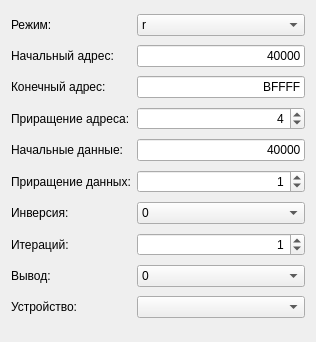
<?xml version="1.0" encoding="UTF-8"?>
<ui version="4.0">
 <class>Dialog</class>
 <widget class="QDialog" name="Dialog">
  <property name="geometry">
   <rect>
    <x>0</x>
    <y>0</y>
    <width>316</width>
    <height>342</height>
   </rect>
  </property>
  <property name="windowTitle">
   <string>Настройки</string>
  </property>
  <property name="TypeTest" stdset="0">
   <string>Тест памяти</string>
  </property>
  <property name="enabledTest" stdset="0">
   <bool>true</bool>
  </property>
  <layout class="QGridLayout" name="gridLayout_2">
   <item row="1" column="0">
    <widget class="QLabel" name="label_2">
     <property name="text">
      <string>Начальный адрес:</string>
     </property>
    </widget>
   </item>
   <item row="0" column="0">
    <widget class="QLabel" name="label">
     <property name="text">
      <string>Режим:</string>
     </property>
    </widget>
   </item>
   <item row="4" column="0">
    <widget class="QLabel" name="label_5">
     <property name="text">
      <string>Начальные данные:</string>
     </property>
    </widget>
   </item>
   <item row="2" column="0">
    <widget class="QLabel" name="label_3">
     <property name="text">
      <string>Конечный адрес:</string>
     </property>
    </widget>
   </item>
   <item row="3" column="0">
    <widget class="QLabel" name="label_4">
     <property name="text">
      <string>Приращение адреса:</string>
     </property>
    </widget>
   </item>
   <item row="5" column="0">
    <widget class="QLabel" name="label_6">
     <property name="text">
      <string>Приращение данных:</string>
     </property>
    </widget>
   </item>
   <item row="8" column="0">
    <widget class="QLabel" name="label_9">
     <property name="text">
      <string>Вывод:</string>
     </property>
    </widget>
   </item>
   <item row="7" column="0">
    <widget class="QLabel" name="label_8">
     <property name="text">
      <string>Итераций:</string>
     </property>
    </widget>
   </item>
   <item row="6" column="0">
    <widget class="QLabel" name="label_7">
     <property name="text">
      <string>Инверсия:</string>
     </property>
    </widget>
   </item>
   <item row="9" column="0">
    <widget class="QLabel" name="label_10">
     <property name="text">
      <string>Устройство:</string>
     </property>
    </widget>
   </item>
   <item row="0" column="1">
    <widget class="QComboBox" name="mode">
     <property name="layoutDirection">
      <enum>Qt::LeftToRight</enum>
     </property>
     <property name="currentText">
      <string>w</string>
     </property>
     <item>
      <property name="text">
       <string>r</string>
      </property>
     </item>
     <item>
      <property name="text">
       <string>w</string>
      </property>
     </item>
     <item>
      <property name="text">
       <string>wr</string>
      </property>
     </item>
    </widget>
   </item>
   <item row="1" column="1">
    <widget class="QLineEdit" name="startAddress">
     <property name="inputMask">
      <string>HHHHH;_</string>
     </property>
     <property name="text">
      <string>40000</string>
     </property>
     <property name="alignment">
      <set>Qt::AlignRight|Qt::AlignTrailing|Qt::AlignVCenter</set>
     </property>
    </widget>
   </item>
   <item row="2" column="1">
    <widget class="QLineEdit" name="endAddress">
     <property name="inputMask">
      <string>HHHHH;_</string>
     </property>
     <property name="text">
      <string>BFFFF</string>
     </property>
     <property name="alignment">
      <set>Qt::AlignRight|Qt::AlignTrailing|Qt::AlignVCenter</set>
     </property>
    </widget>
   </item>
   <item row="3" column="1">
    <widget class="QSpinBox" name="incAddress">
     <property name="alignment">
      <set>Qt::AlignRight|Qt::AlignTrailing|Qt::AlignVCenter</set>
     </property>
     <property name="maximum">
      <number>10000</number>
     </property>
     <property name="value">
      <number>4</number>
     </property>
    </widget>
   </item>
   <item row="4" column="1">
    <widget class="QLineEdit" name="startData">
     <property name="inputMask">
      <string>HHHHH;_</string>
     </property>
     <property name="text">
      <string>40000</string>
     </property>
     <property name="alignment">
      <set>Qt::AlignRight|Qt::AlignTrailing|Qt::AlignVCenter</set>
     </property>
    </widget>
   </item>
   <item row="5" column="1">
    <widget class="QSpinBox" name="incData">
     <property name="alignment">
      <set>Qt::AlignRight|Qt::AlignTrailing|Qt::AlignVCenter</set>
     </property>
     <property name="maximum">
      <number>10000</number>
     </property>
     <property name="value">
      <number>1</number>
     </property>
    </widget>
   </item>
   <item row="6" column="1">
    <widget class="QComboBox" name="inverse">
     <item>
      <property name="text">
       <string>0</string>
      </property>
     </item>
     <item>
      <property name="text">
       <string>1</string>
      </property>
     </item>
    </widget>
   </item>
   <item row="7" column="1">
    <widget class="QSpinBox" name="iteration">
     <property name="alignment">
      <set>Qt::AlignRight|Qt::AlignTrailing|Qt::AlignVCenter</set>
     </property>
     <property name="maximum">
      <number>100000</number>
     </property>
     <property name="value">
      <number>1</number>
     </property>
    </widget>
   </item>
   <item row="8" column="1">
    <widget class="QComboBox" name="output">
     <property name="layoutDirection">
      <enum>Qt::LeftToRight</enum>
     </property>
     <item>
      <property name="text">
       <string>0</string>
      </property>
     </item>
     <item>
      <property name="text">
       <string>1</string>
      </property>
     </item>
    </widget>
   </item>
   <item row="9" column="1">
    <widget class="QComboBox" name="device"/>
   </item>
  </layout>
 </widget>
 <resources/>
 <connections/>
</ui>
